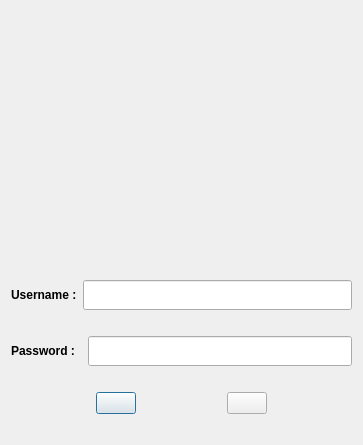
<?xml version="1.0" encoding="UTF-8"?>
<ui version="4.0">
 <class>Login</class>
 <widget class="QDialog" name="Login">
  <property name="geometry">
   <rect>
    <x>0</x>
    <y>0</y>
    <width>363</width>
    <height>445</height>
   </rect>
  </property>
  <property name="sizePolicy">
   <sizepolicy hsizetype="Preferred" vsizetype="Preferred">
    <horstretch>0</horstretch>
    <verstretch>0</verstretch>
   </sizepolicy>
  </property>
  <property name="windowTitle">
   <string>Log In</string>
  </property>
  <layout class="QVBoxLayout" name="verticalLayout">
   <item>
    <spacer name="verticalSpacer_5">
     <property name="orientation">
      <enum>Qt::Vertical</enum>
     </property>
     <property name="sizeHint" stdset="0">
      <size>
       <width>20</width>
       <height>40</height>
      </size>
     </property>
    </spacer>
   </item>
   <item>
    <layout class="QHBoxLayout" name="horizontalLayout_4">
     <item>
      <spacer name="horizontalSpacer_4">
       <property name="orientation">
        <enum>Qt::Horizontal</enum>
       </property>
       <property name="sizeHint" stdset="0">
        <size>
         <width>40</width>
         <height>20</height>
        </size>
       </property>
      </spacer>
     </item>
     <item>
      <widget class="QLabel" name="lbl_logo">
       <property name="text">
        <string/>
       </property>
       <property name="alignment">
        <set>Qt::AlignCenter</set>
       </property>
      </widget>
     </item>
     <item>
      <spacer name="horizontalSpacer_5">
       <property name="orientation">
        <enum>Qt::Horizontal</enum>
       </property>
       <property name="sizeHint" stdset="0">
        <size>
         <width>40</width>
         <height>20</height>
        </size>
       </property>
      </spacer>
     </item>
    </layout>
   </item>
   <item>
    <spacer name="verticalSpacer_4">
     <property name="orientation">
      <enum>Qt::Vertical</enum>
     </property>
     <property name="sizeHint" stdset="0">
      <size>
       <width>20</width>
       <height>40</height>
      </size>
     </property>
    </spacer>
   </item>
   <item>
    <layout class="QHBoxLayout" name="horizontalLayout">
     <item>
      <widget class="QLabel" name="lbl_username">
       <property name="sizePolicy">
        <sizepolicy hsizetype="Fixed" vsizetype="Preferred">
         <horstretch>0</horstretch>
         <verstretch>0</verstretch>
        </sizepolicy>
       </property>
       <property name="font">
        <font>
         <bold>true</bold>
        </font>
       </property>
       <property name="text">
        <string>Username :</string>
       </property>
      </widget>
     </item>
     <item>
      <widget class="QLineEdit" name="txt_username">
       <property name="sizePolicy">
        <sizepolicy hsizetype="Preferred" vsizetype="Preferred">
         <horstretch>0</horstretch>
         <verstretch>0</verstretch>
        </sizepolicy>
       </property>
       <property name="minimumSize">
        <size>
         <width>0</width>
         <height>30</height>
        </size>
       </property>
      </widget>
     </item>
    </layout>
   </item>
   <item>
    <spacer name="verticalSpacer_3">
     <property name="orientation">
      <enum>Qt::Vertical</enum>
     </property>
     <property name="sizeType">
      <enum>QSizePolicy::Fixed</enum>
     </property>
     <property name="sizeHint" stdset="0">
      <size>
       <width>20</width>
       <height>20</height>
      </size>
     </property>
    </spacer>
   </item>
   <item>
    <layout class="QHBoxLayout" name="horizontalLayout_2">
     <item>
      <widget class="QLabel" name="lbl_password">
       <property name="sizePolicy">
        <sizepolicy hsizetype="Fixed" vsizetype="Preferred">
         <horstretch>0</horstretch>
         <verstretch>0</verstretch>
        </sizepolicy>
       </property>
       <property name="font">
        <font>
         <bold>true</bold>
        </font>
       </property>
       <property name="text">
        <string>Password :  </string>
       </property>
      </widget>
     </item>
     <item>
      <widget class="QLineEdit" name="txt_password">
       <property name="sizePolicy">
        <sizepolicy hsizetype="Preferred" vsizetype="Preferred">
         <horstretch>0</horstretch>
         <verstretch>0</verstretch>
        </sizepolicy>
       </property>
       <property name="minimumSize">
        <size>
         <width>0</width>
         <height>30</height>
        </size>
       </property>
       <property name="echoMode">
        <enum>QLineEdit::Password</enum>
       </property>
      </widget>
     </item>
    </layout>
   </item>
   <item>
    <spacer name="verticalSpacer_2">
     <property name="orientation">
      <enum>Qt::Vertical</enum>
     </property>
     <property name="sizeType">
      <enum>QSizePolicy::Fixed</enum>
     </property>
     <property name="sizeHint" stdset="0">
      <size>
       <width>20</width>
       <height>20</height>
      </size>
     </property>
    </spacer>
   </item>
   <item>
    <layout class="QHBoxLayout" name="horizontalLayout_3">
     <item>
      <spacer name="horizontalSpacer_2">
       <property name="orientation">
        <enum>Qt::Horizontal</enum>
       </property>
       <property name="sizeHint" stdset="0">
        <size>
         <width>40</width>
         <height>20</height>
        </size>
       </property>
      </spacer>
     </item>
     <item>
      <widget class="QPushButton" name="btn_login">
       <property name="sizePolicy">
        <sizepolicy hsizetype="Fixed" vsizetype="Fixed">
         <horstretch>0</horstretch>
         <verstretch>0</verstretch>
        </sizepolicy>
       </property>
       <property name="text">
        <string/>
       </property>
      </widget>
     </item>
     <item>
      <spacer name="horizontalSpacer">
       <property name="orientation">
        <enum>Qt::Horizontal</enum>
       </property>
       <property name="sizeHint" stdset="0">
        <size>
         <width>40</width>
         <height>20</height>
        </size>
       </property>
      </spacer>
     </item>
     <item>
      <widget class="QPushButton" name="btn_signup">
       <property name="sizePolicy">
        <sizepolicy hsizetype="Fixed" vsizetype="Fixed">
         <horstretch>0</horstretch>
         <verstretch>0</verstretch>
        </sizepolicy>
       </property>
       <property name="text">
        <string/>
       </property>
      </widget>
     </item>
     <item>
      <spacer name="horizontalSpacer_3">
       <property name="orientation">
        <enum>Qt::Horizontal</enum>
       </property>
       <property name="sizeHint" stdset="0">
        <size>
         <width>40</width>
         <height>20</height>
        </size>
       </property>
      </spacer>
     </item>
    </layout>
   </item>
   <item>
    <spacer name="verticalSpacer">
     <property name="orientation">
      <enum>Qt::Vertical</enum>
     </property>
     <property name="sizeType">
      <enum>QSizePolicy::Fixed</enum>
     </property>
     <property name="sizeHint" stdset="0">
      <size>
       <width>20</width>
       <height>20</height>
      </size>
     </property>
    </spacer>
   </item>
  </layout>
 </widget>
 <resources/>
 <connections/>
</ui>
